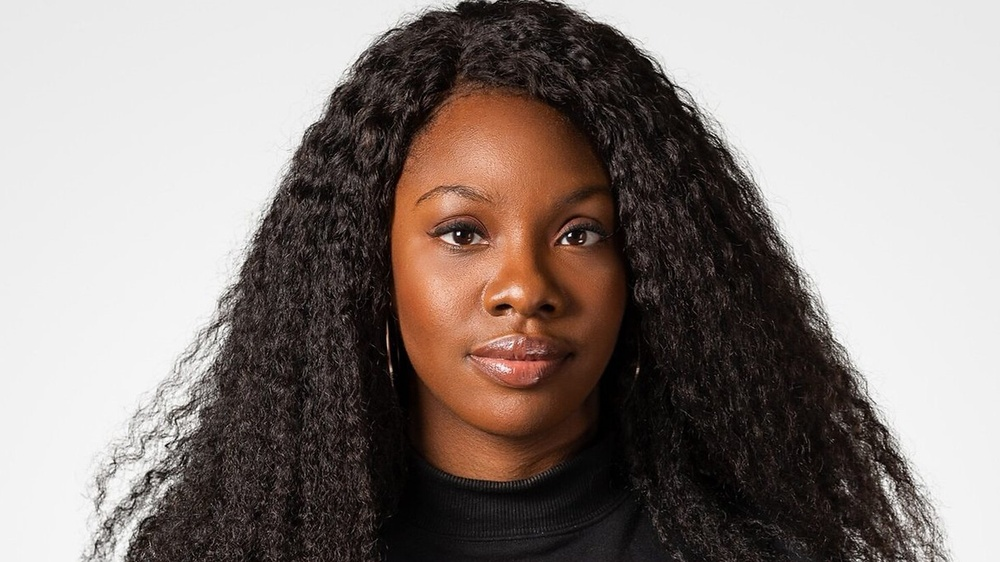
#> input picture Dermita_skintone/images/test_images/test_1.jpeg, 1000 x 562 px, shrunk from 1920 x 1080 before the run
$ python skintone.py
#> lines starting #> are read from the running program, lines starting #| are printed output that depends on the picture; after the words box and inside, x2 and y2 are one past the last pixel; in counts of white or black regions, pixels touching at a corner belong together
from derm_ita import get_ita
from PIL import Image
from derm_ita import get_fitzpatrick_type

import cv2

'''
The 'derm_ita' library is sometimes not accurate with white background so first crop faces. This will improve accuracy

ref: https://www.geeksforgeeks.org/cropping-faces-from-images-using-opencv-python/

'''

# Image cropping to face region:

name = "./images/test_images/test_1.jpeg"
# Read the input image
img = cv2.imread(name)
#> img is the input picture: shape (562, 1000, 3); mean B, G, R 127.2, 131.6, 142

# Convert into grayscale
gray = cv2.cvtColor(img, cv2.COLOR_BGR2GRAY)
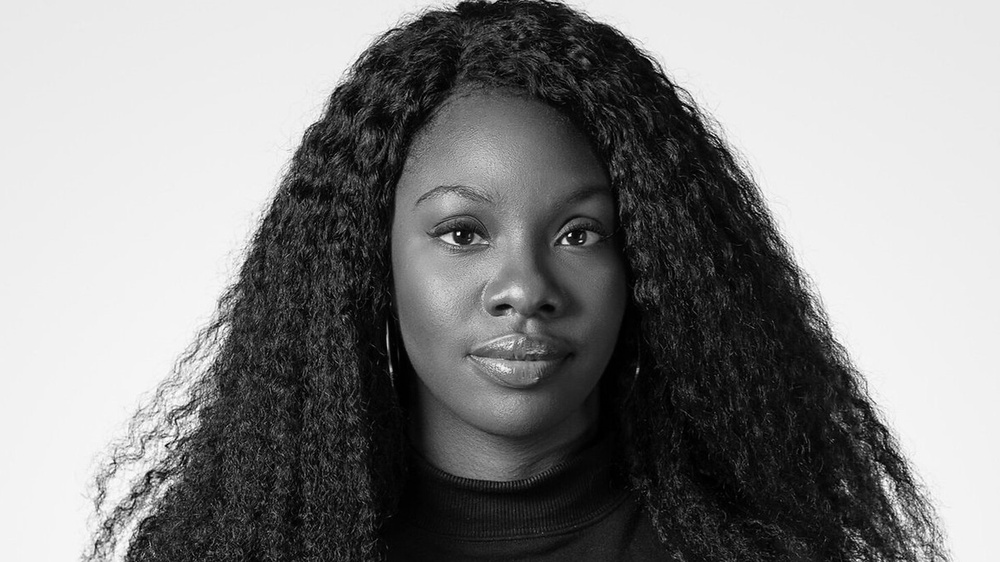
#> gray: shape (562, 1000); min 0, max 255, mean 134.2

# Load the cascade
face_cascade = cv2.CascadeClassifier(cv2.data.haarcascades + 'haarcascade_frontalface_default.xml')

# Detect faces
faces = face_cascade.detectMultiScale(gray, 1.1, 4)
#> faces = [[371, 116, 290, 290]]

# Draw rectangle around the faces and crop the faces - faces detected is saved in cropped folder
# Note for the image currently soecified it incorrectly identifies 2 other faces. But the first one identified is usually the correct one.
counter = 1
for (x, y, w, h) in faces:
	cv2.rectangle(img, (x, y), (x+w, y+h), (0, 0, 255), 2)
	faces = img[y:y + h, x:x + w]
	cv2.imshow("face",faces)
	# save cropped image to whatever path
	cv2.imwrite(f'./images/cropped/test_1_cropped_{counter}.jpg', faces)
	counter+=1
#> this loop made 1 pass
#> (x, y, w, h, counter) on pass 1: (371, 116, 290, 290, 2)
#> pass 1, `faces = img[y:y + h, x:x + w]`:
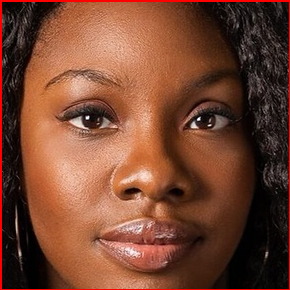
#> faces: shape (290, 290, 3); mean B, G, R 49.3, 69.6, 118.8
#> after the loop:
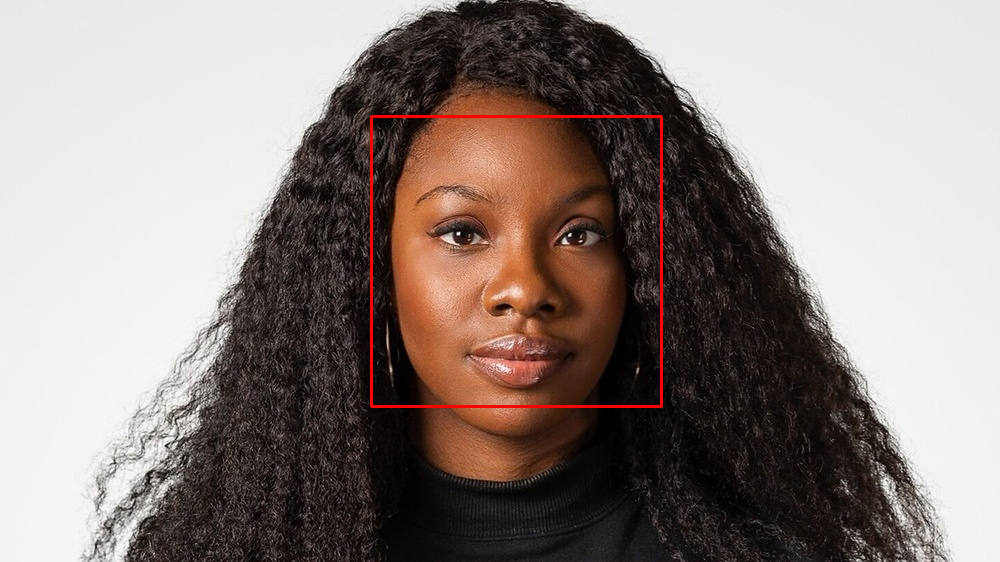
#> img: shape (562, 1000, 3); 0.62% of pixels changed, all inside (x1, y1, x2, y2) = (370, 115, 663, 408)
#> after the loop, counter = 2

# Display and save the output the output
cv2.imwrite('./images/output/detected.jpg', img)
cv2.imshow('img', img)


'''
NOTE: for some reason this doesn't work with PNG images, but works fine with JPG/JPEG images. I haven't tested it on any other types.

See link below for library installation
ref: https://github.com/AdamCorbinFAUPhD/derm_ita

'''

# Get fitzpack skintone type from cropped face

img_path = "./images/cropped/test_1_cropped_1.jpg"
img = Image.open(img_path)
#> img: PIL image 290x290 RGB
#> (the run stopped early here; a loop or call above may not have finished)

$ run again, with Dermita_skintone/images/test_images/test_2.jpg copied over Dermita_skintone/images/test_images/test_1.jpeg
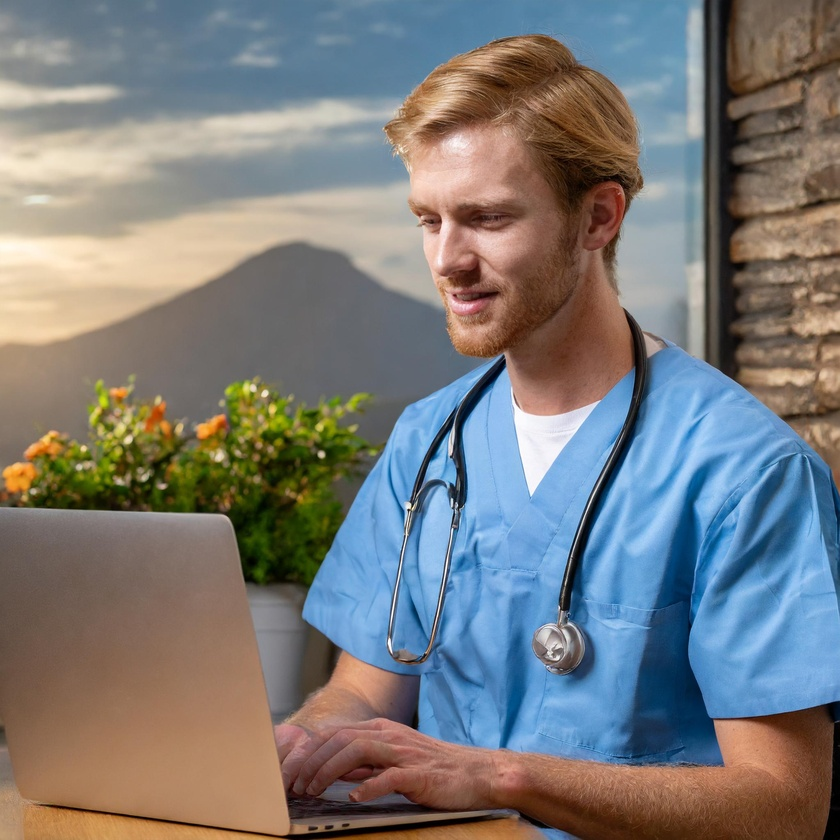
#> input picture Dermita_skintone/images/test_images/test_2.jpg, 840 x 840 px, shrunk from 2048 x 2048 before the run
#> img is the input picture: shape (840, 840, 3); mean B, G, R 122.4, 123, 123.3
#> `faces = face_cascade.detectMultiScale(gray, 1.1, 4)`: faces = [[371, 151, 176, 176]]
#> the loop `for (x, y, w, h) in faces:` made 1 pass
#> (x, y, w, h, counter) on pass 1: (371, 151, 176, 176, 2)
#> after the loop `for (x, y, w, h) in faces:`:
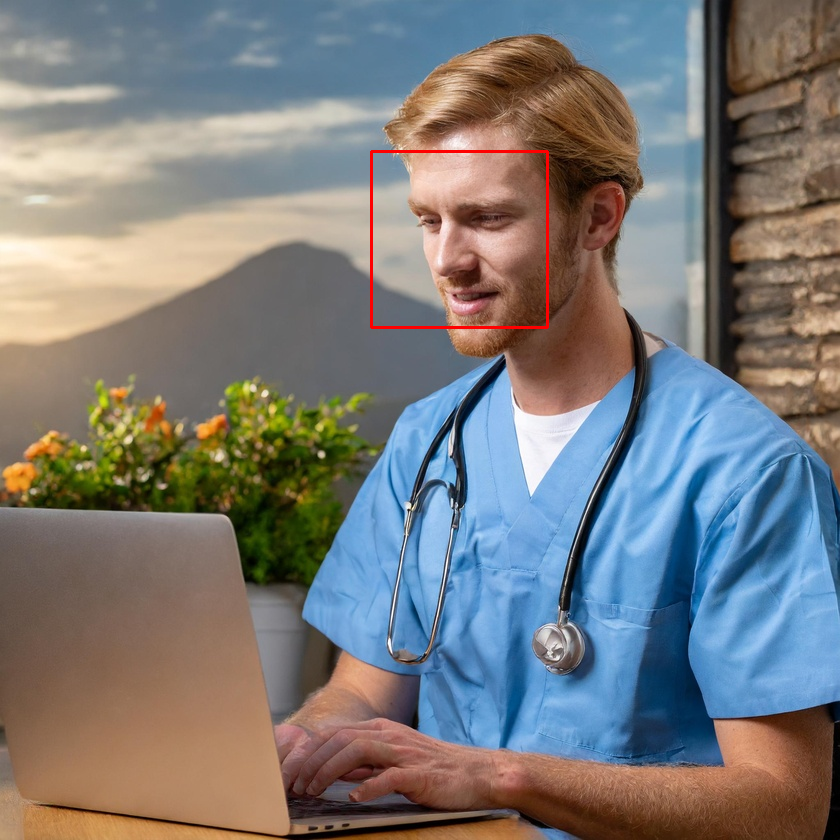
#> img: shape (840, 840, 3); 0.3% of pixels changed, all inside (x1, y1, x2, y2) = (370, 150, 549, 329)
#> after the loop `for (x, y, w, h) in faces:`: counter = 2
#> `img = Image.open(img_path)`:
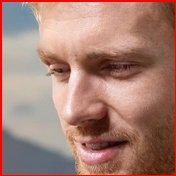
#> img: PIL image 176x176 RGB; mean R, G, B 166.7, 128, 116.1
